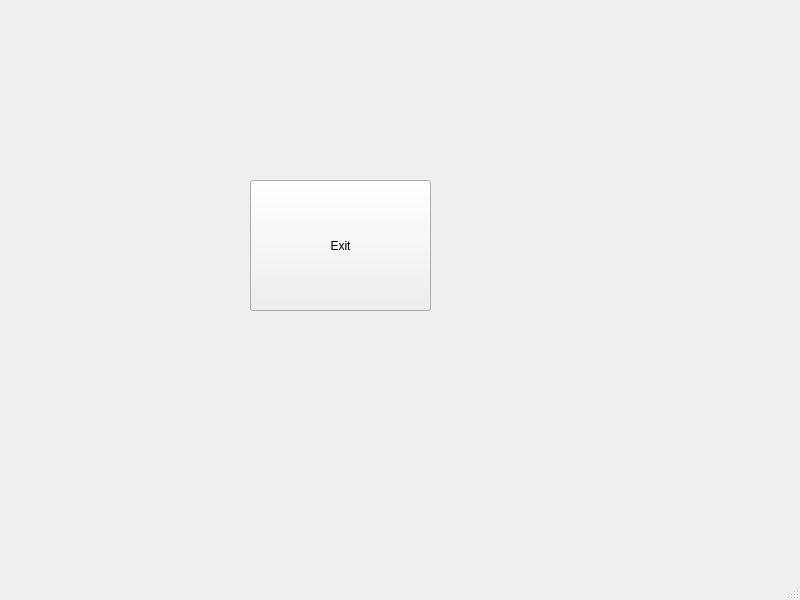
<?xml version="1.0" encoding="UTF-8"?>
<ui version="4.0">
 <class>MainWindow</class>
 <widget class="QMainWindow" name="MainWindow">
  <property name="geometry">
   <rect>
    <x>0</x>
    <y>0</y>
    <width>800</width>
    <height>600</height>
   </rect>
  </property>
  <property name="windowTitle">
   <string>MainWindow</string>
  </property>
  <widget class="QWidget" name="centralwidget">
   <widget class="QPushButton" name="extbtn">
    <property name="geometry">
     <rect>
      <x>250</x>
      <y>180</y>
      <width>181</width>
      <height>131</height>
     </rect>
    </property>
    <property name="text">
     <string>Exit</string>
    </property>
   </widget>
  </widget>
  <widget class="QMenuBar" name="menubar">
   <property name="geometry">
    <rect>
     <x>0</x>
     <y>0</y>
     <width>800</width>
     <height>21</height>
    </rect>
   </property>
  </widget>
  <widget class="QStatusBar" name="statusbar"/>
 </widget>
 <resources/>
 <connections/>
</ui>
